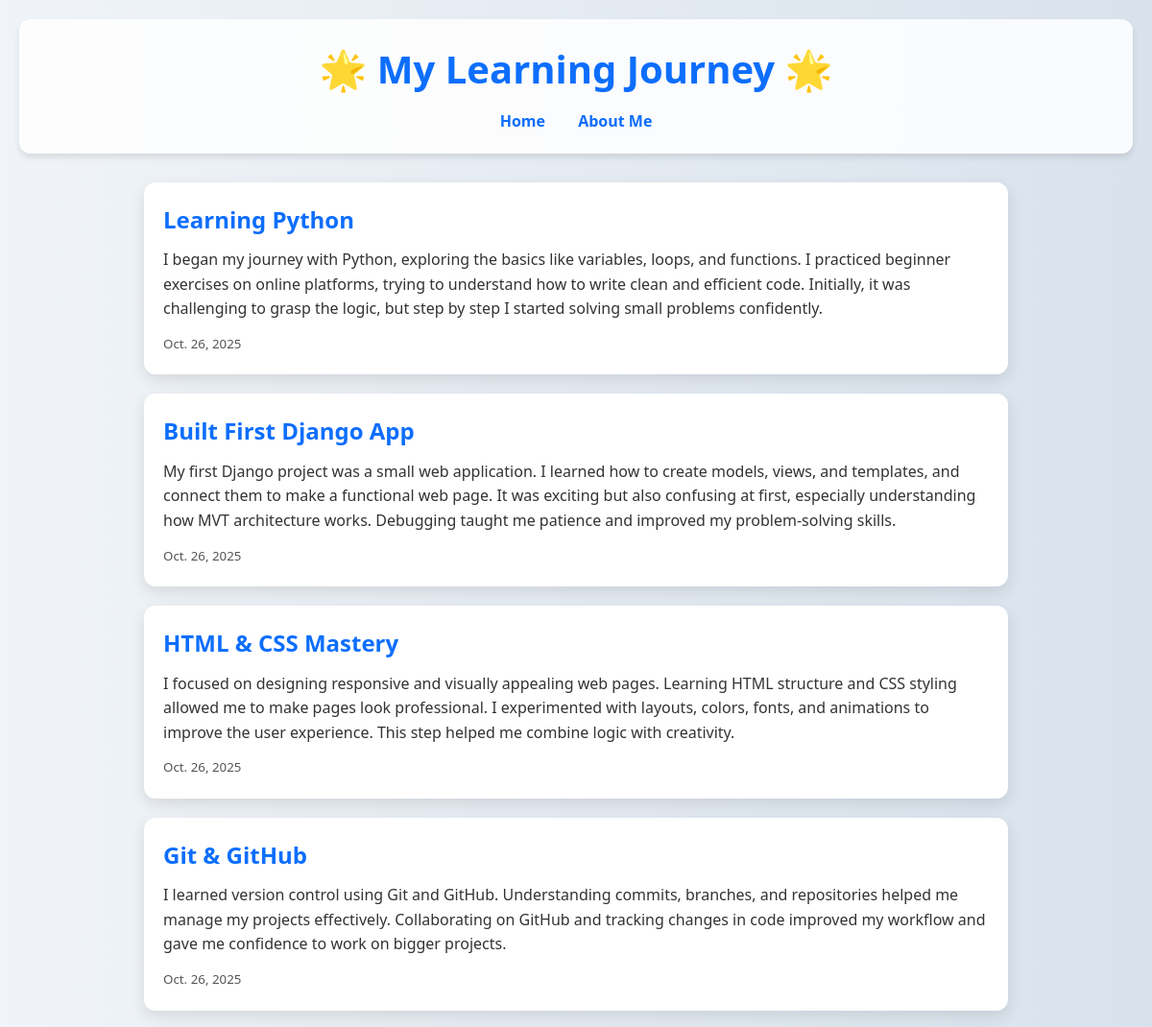
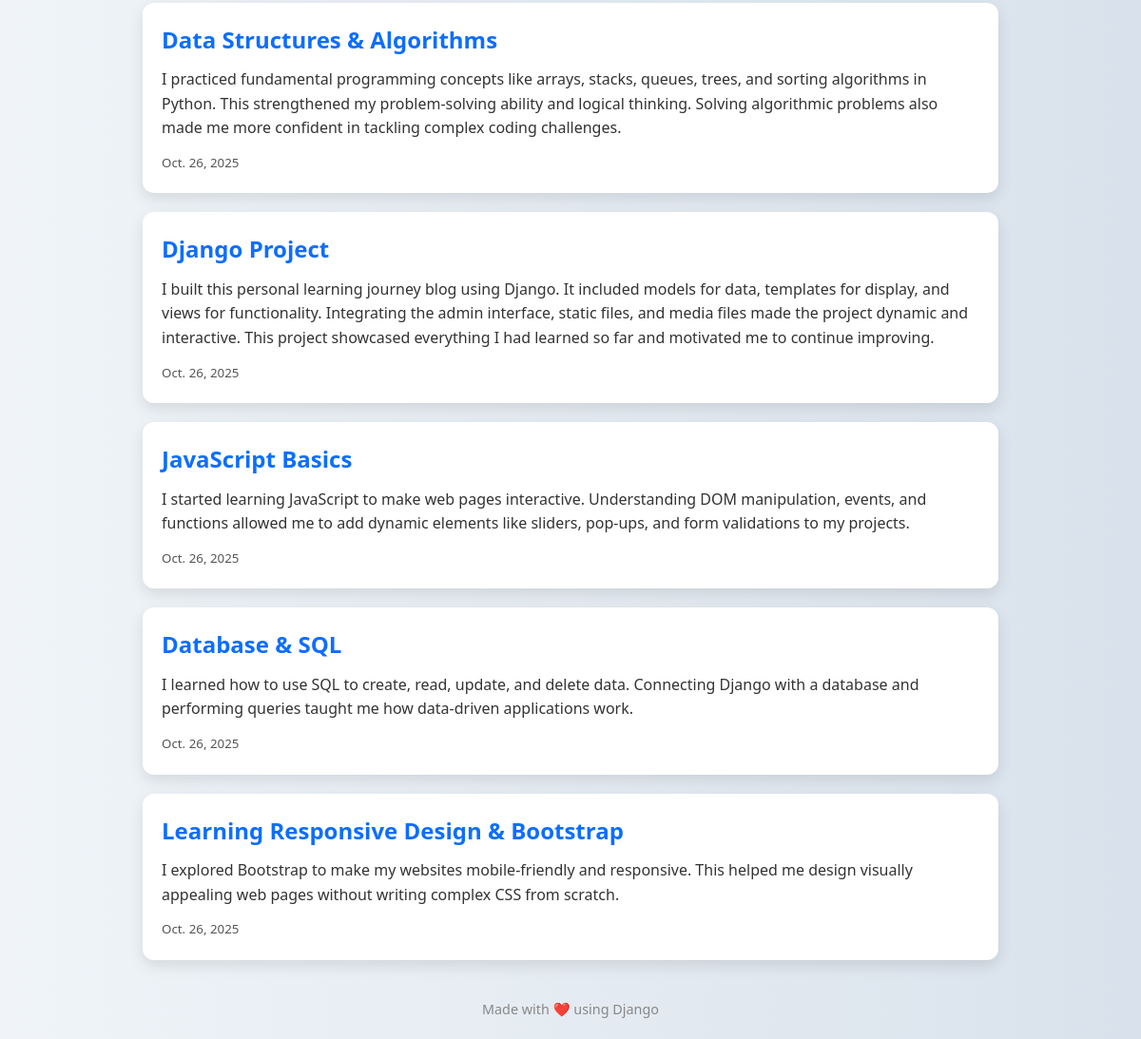
The page / on the database its author committed (2 pictures, top to bottom).
### spJourney/models.py (models this page shows, shortened)
class LearningJourney(models.Model):
    title = models.CharField(max_length=200)
    description = models.TextField()
    date = models.DateField(auto_now_add=True)

### spJourney/views.py (the view)
# urls.py: path('', views.index, name='index'),        # Home page
def index(request):
    journeys = LearningJourney.objects.all()
    return render(request, 'index.html', {'journeys': journeys})

### spJourney/templates/index.html (shortened to what this page needs)
{% load static %}
<!DOCTYPE html>
<html lang="en">
<head>
    <link rel="stylesheet" href="{% static 'styles/styles.css' %}">
</head>
<body>
    <header>
        <h1>🌟 My Learning Journey 🌟</h1>
        <nav>
            <a href="/">Home</a>
            <a href="/about/">About Me</a>
        </nav>
    </header>
    <main>
        {% for journey in journeys %}
        <section class="journey-card">
            <h2>{{ journey.title }}</h2>
            <p>{{ journey.description }}</p>
            <small>{{ journey.date }}</small>
        </section>
        {% endfor %}
    </main>
    <footer>
        <p>Made with ❤️ using Django</p>
    </footer>
</body>
</html>

### spJourney/static/styles/styles.css (style rules this page uses)
* { margin: 0; padding: 0; box-sizing: border-box; }
body { font-family: 'Segoe UI', Tahoma, Geneva, Verdana, sans-serif; background: linear-gradient(to right, #f0f4f8, #d9e2ec); color: #333; line-height: 1.6; padding: 20px; }
header { text-align: center; padding: 20px 0; background-color: #ffffffdd; border-radius: 12px; box-shadow: 0 4px 6px rgba(0,0,0,0.1); margin-bottom: 30px; }
header h1 { font-size: 2.5rem; color: #0d6efd; margin-bottom: 10px; }
nav a { margin: 0 15px; text-decoration: none; color: #0d6efd; font-weight: 600; transition: color 0.3s ease; }
main { max-width: 900px; margin: auto; display: flex; flex-direction: column; gap: 20px; }
.journey-card { background-color: #ffffff; border-radius: 12px; padding: 20px; box-shadow: 0 6px 15px rgba(0,0,0,0.1); transition: transform 0.3s ease, box-shadow 0.3s ease; }
.journey-card h2 { color: #0d6efd; margin-bottom: 10px; }
.journey-card p { margin-bottom: 10px; }
.journey-card small { color: #555; }
footer { text-align: center; margin-top: 40px; font-size: 0.9rem; color: #888; }

### rows shown on the page
LearningJourney: title "Learning Python", description "I began my journey with Python, exploring the basics like variables, loops, and functions. I practiced beginner exercises on online platforms, trying to understand how to write clean and efficient code. Initially, it was challenging to grasp the logic, but step by step I started solving small problems confidently.", date "Oct. 26, 2025"
LearningJourney: title "Built First Django App", description "My first Django project was a small web application. I learned how to create models, views, and templates, and connect them to make a functional web page. It was exciting but also confusing at first, especially understanding how MVT architecture works. Debugging taught me patience and improved my problem-solving skills.", date "Oct. 26, 2025"
LearningJourney: title "HTML & CSS Mastery", description "I focused on designing responsive and visually appealing web pages. Learning HTML structure and CSS styling allowed me to make pages look professional. I experimented with layouts, colors, fonts, and animations to improve the user experience. This step helped me combine logic with creativity.", date "Oct. 26, 2025"
LearningJourney: title "Git & GitHub", description "I learned version control using Git and GitHub. Understanding commits, branches, and repositories helped me manage my projects effectively. Collaborating on GitHub and tracking changes in code improved my workflow and gave me confidence to work on bigger projects.", date "Oct. 26, 2025"
LearningJourney: title "Data Structures & Algorithms", description "I practiced fundamental programming concepts like arrays, stacks, queues, trees, and sorting algorithms in Python. This strengthened my problem-solving ability and logical thinking. Solving algorithmic problems also made me more confident in tackling complex coding challenges.", date "Oct. 26, 2025"
LearningJourney: title "Django Project", description "I built this personal learning journey blog using Django. It included models for data, templates for display, and views for functionality. Integrating the admin interface, static files, and media files made the project dynamic and interactive. This project showcased everything I had learned so far and motivated me to continue improving.", date "Oct. 26, 2025"
LearningJourney: title "JavaScript Basics", description "I started learning JavaScript to make web pages interactive. Understanding DOM manipulation, events, and functions allowed me to add dynamic elements like sliders, pop-ups, and form validations to my projects.", date "Oct. 26, 2025"
LearningJourney: title "Database & SQL", description "I learned how to use SQL to create, read, update, and delete data. Connecting Django with a database and performing queries taught me how data-driven applications work.", date "Oct. 26, 2025"
LearningJourney: title "Learning Responsive Design & Bootstrap", description "I explored Bootstrap to make my websites mobile-friendly and responsive. This helped me design visually appealing web pages without writing complex CSS from scratch.", date "Oct. 26, 2025"
